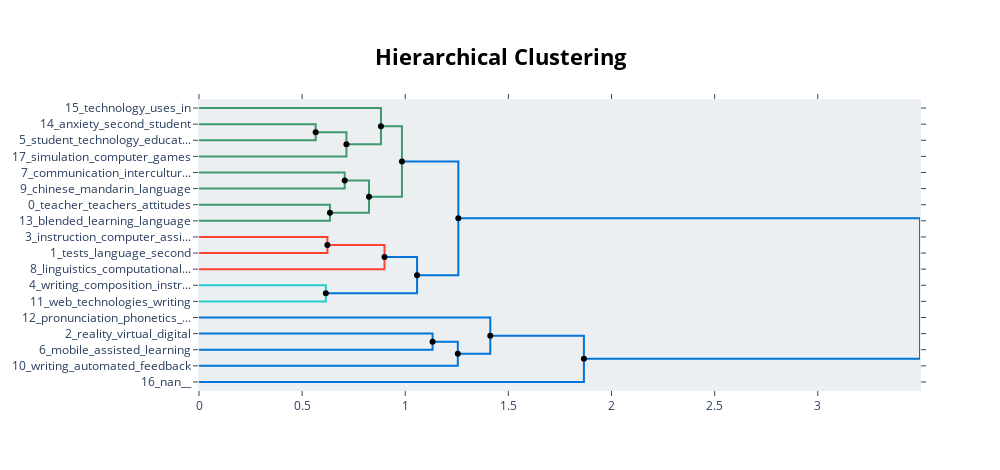

Notebook code cell kept with this figure:
### Code cell
hierarchical_topics = model.hierarchical_topics(docs)
model.visualize_hierarchy(hierarchical_topics=hierarchical_topics)

### Figure 1 — Plotly figure (JSON) as saved in the notebook; plotly's stock layout.template omitted (floating-point values rounded to 4 significant figures)
{"data": [{"hoverinfo": "text", "marker": {"color": "rgb(61,153,112)"}, "mode": "lines", "text": ["instruction_computer_assisted_learning_second", "", "", "tests_language_second_reading_posttests"], "type": "scatter", "x": [0, 0.5657, 0.5657, 0], "xaxis": "x", "y": [-15, -15, -25, -25], "yaxis": "y"}, {"hoverinfo": "text", "marker": {"color": "rgb(61,153,112)"}, "mode": "lines", "text": ["language_instruction_second_tests_computer", "", "", "linguistics_computational_language_second_analysis"], "type": "scatter", "x": [0.5657, 0.7148, 0.7148, 0], "xaxis": "x", "y": [-20, -20, -35, -35], "yaxis": "y"}, {"hoverinfo": "text", "marker": {"color": "rgb(61,153,112)"}, "mode": "lines", "text": ["writing_composition_instruction_second_language", "", "", "web_technologies_writing_collaborative_student"], "type": "scatter", "x": [0, 0.8822, 0.8822, 0.7148], "xaxis": "x", "y": [-5, -5, -27.5, -27.5], "yaxis": "y"}, {"hoverinfo": "text", "marker": {"color": "rgb(61,153,112)"}, "mode": "lines", "text": ["language_second_instruction_computer_tests", "", "", "writing_instruction_composition_second_web"], "type": "scatter", "x": [0, 0.7065, 0.7065, 0], "xaxis": "x", "y": [-45, -45, -55, -55], "yaxis": "y"}, {"hoverinfo": "text", "marker": {"color": "rgb(61,153,112)"}, "mode": "lines", "text": ["pronunciation_phonetics_instruction_acoustics_assisted", "", "", "language_second_writing_instruction_learning"], "type": "scatter", "x": [0, 0.6349, 0.6349, 0], "xaxis": "x", "y": [-65, -65, -75, -75], "yaxis": "y"}, {"hoverinfo": "text", "marker": {"color": "rgb(61,153,112)"}, "mode": "lines", "text": ["blended_learning_language_second_instructional", "", "", "teacher_teachers_attitudes_language_education"], "type": "scatter", "x": [0.7065, 0.8243, 0.8243, 0.6349], "xaxis": "x", "y": [-50, -50, -70, -70], "yaxis": "y"}, {"hoverinfo": "text", "marker": {"color": "rgb(61,153,112)"}, "mode": "lines", "text": ["chinese_mandarin_language_second_instruction", "", "", "communication_intercultural_mediated_cultural_language"], "type": "scatter", "x": [0.8822, 0.984, 0.984, 0.8243], "xaxis": "x", "y": [-16.25, -16.25, -60, -60], "yaxis": "y"}, {"hoverinfo": "text", "marker": {"color": "rgb(255,65,54)"}, "mode": "lines", "text": ["teacher_teachers_language_attitudes_education", "", "", "communication_chinese_intercultural_language_second"], "type": "scatter", "x": [0, 0.6225, 0.6225, 0], "xaxis": "x", "y": [-85, -85, -95, -95], "yaxis": "y"}, {"hoverinfo": "text", "marker": {"color": "rgb(255,65,54)"}, "mode": "lines", "text": ["student_technology_education_uses_in", "", "", "anxiety_second_student_scales_analysis"], "type": "scatter", "x": [0.6225, 0.8994, 0.8994, 0], "xaxis": "x", "y": [-90, -90, -105, -105], "yaxis": "y"}, {"hoverinfo": "text", "marker": {"color": "rgb(35,205,205)"}, "mode": "lines", "text": ["simulation_computer_games_learning_educational", "", "", "student_technology_education_second_attitudes"], "type": "scatter", "x": [0, 0.615, 0.615, 0], "xaxis": "x", "y": [-115, -115, -125, -125], "yaxis": "y"}, {"hoverinfo": "text", "marker": {"color": "rgb(0,116,217)"}, "mode": "lines", "text": ["student_technology_second_education_language", "", "", "technology_uses_in_education_educational"], "type": "scatter", "x": [0.8994, 1.057, 1.057, 0.615], "xaxis": "x", "y": [-97.5, -97.5, -120, -120], "yaxis": "y"}, {"hoverinfo": "text", "marker": {"color": "rgb(0,116,217)"}, "mode": "lines", "text": ["teacher_teachers_language_second_attitudes", "", "", "technology_student_education_second_uses"], "type": "scatter", "x": [0.984, 1.257, 1.257, 1.057], "xaxis": "x", "y": [-38.12, -38.12, -108.8, -108.8], "yaxis": "y"}, {"hoverinfo": "text", "marker": {"color": "rgb(0,116,217)"}, "mode": "lines", "text": ["language_instruction_second_writing_learning", "", "", "language_teacher_second_teachers_education"], "type": "scatter", "x": [0, 1.132, 1.132, 0], "xaxis": "x", "y": [-145, -145, -155, -155], "yaxis": "y"}, {"hoverinfo": "text", "marker": {"color": "rgb(0,116,217)"}, "mode": "lines", "text": ["mobile_assisted_learning_vocabulary_mall", "", "", "reality_virtual_digital_telecollaboration_communication"], "type": "scatter", "x": [1.132, 1.255, 1.255, 0], "xaxis": "x", "y": [-150, -150, -165, -165], "yaxis": "y"}, {"hoverinfo": "text", "marker": {"color": "rgb(0,116,217)"}, "mode": "lines", "text": ["writing_automated_feedback_l2_evaluation", "", "", "mobile_reality_virtual_learning_digital"], "type": "scatter", "x": [0, 1.412, 1.412, 1.255], "xaxis": "x", "y": [-135, -135, -157.5, -157.5], "yaxis": "y"}, {"hoverinfo": "text", "marker": {"color": "rgb(0,116,217)"}, "mode": "lines", "text": ["mobile_reality_virtual_learning_writing", "", "", "nan____"], "type": "scatter", "x": [1.412, 1.866, 1.866, 0], "xaxis": "x", "y": [-146.2, -146.2, -175, -175], "yaxis": "y"}, {"hoverinfo": "text", "marker": {"color": "rgb(0,116,217)"}, "mode": "lines", "text": ["language_second_instruction_learning_computer", "", "", "mobile_reality_virtual_nan_learning"], "type": "scatter", "x": [1.257, 3.496, 3.496, 1.866], "xaxis": "x", "y": [-73.44, -73.44, -160.6, -160.6], "yaxis": "y"}, {"hoverinfo": "text", "hovertext": ["language_instruction_second_tests_computer", "blended_learning_language_second_instructional", "chinese_mandarin_language_second_instruction", "student_technology_education_uses_in", "student_technology_second_education_language", "teacher_teachers_language_second_attitudes", "mobile_assisted_learning_vocabulary_mall", "mobile_reality_virtual_learning_writing", "language_second_instruction_learning_computer"], "marker": {"color": "black"}, "mode": "markers", "showlegend": false, "type": "scatter", "x": [0.5657, 0.7065, 0.8822, 0.6225, 0.8994, 0.984, 1.132, 1.412, 1.257], "y": [-20, -50, -16.25, -90, -97.5, -38.12, -150, -146.2, -73.44]}, {"hoverinfo": "text", "hovertext": ["web_technologies_writing_collaborative_student", "teacher_teachers_attitudes_language_education", "communication_intercultural_mediated_cultural_language", "technology_uses_in_education_educational", "technology_student_education_second_uses", "mobile_reality_virtual_learning_digital", "mobile_reality_virtual_nan_learning"], "marker": {"color": "black"}, "mode": "markers", "showlegend": false, "type": "scatter", "x": [0.7148, 0.6349, 0.8243, 0.615, 1.057, 1.255, 1.866], "y": [-27.5, -70, -60, -120, -108.8, -157.5, -160.6]}], "layout": {"autosize": false, "height": 470, "hoverlabel": {"bgcolor": "white", "font": {"family": "Rockwell", "size": 16}}, "hovermode": "closest", "plot_bgcolor": "#ECEFF1", "showlegend": false, "title": {"font": {"color": "Black", "size": 22}, "text": "<b>Hierarchical Clustering</b>", "x": 0.5, "xanchor": "center", "yanchor": "top"}, "width": 1000, "xaxis": {"mirror": "allticks", "rangemode": "tozero", "showgrid": false, "showline": true, "showticklabels": true, "ticks": "outside", "type": "linear", "zeroline": false}, "yaxis": {"mirror": "allticks", "range": [-180, 0], "rangemode": "tozero", "showgrid": false, "showline": true, "showticklabels": true, "tickmode": "array", "ticks": "outside", "ticktext": ["15_technology_uses_in", "14_anxiety_second_student", "5_student_technology_educat...", "17_simulation_computer_games", "7_communication_intercultur...", "9_chinese_mandarin_language", "0_teacher_teachers_attitudes", "13_blended_learning_language", "3_instruction_computer_assi...", "1_tests_language_second", "8_linguistics_computational...", "4_writing_composition_instr...", "11_web_technologies_writing", "12_pronunciation_phonetics_...", "2_reality_virtual_digital", "6_mobile_assisted_learning", "10_writing_automated_feedback", "16_nan__"], "tickvals": [-5, -15, -25, -35, -45, -55, -65, -75, -85, -95, -105, -115, -125, -135, -145, -155, -165, -175], "type": "linear", "zeroline": false}}}
